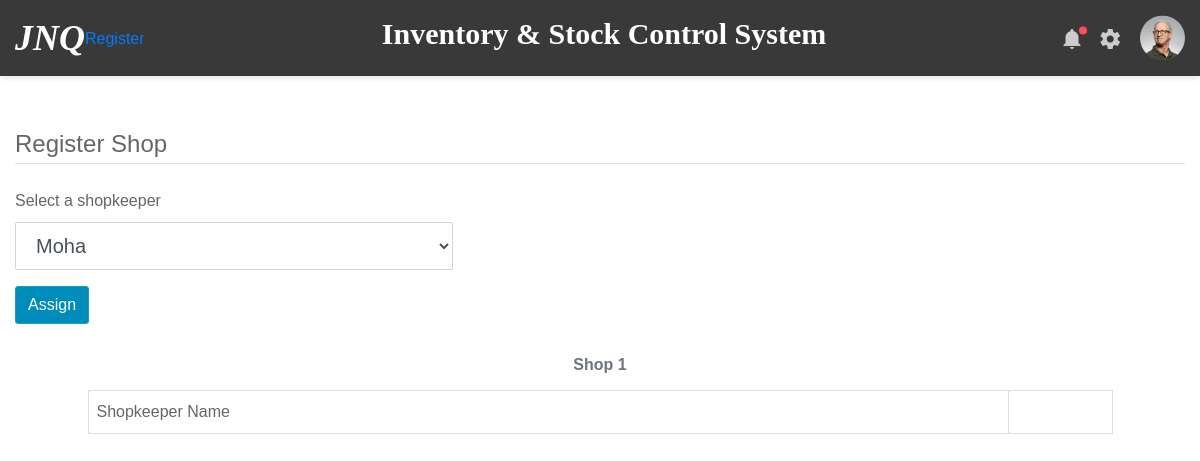
Before: /1/assign_shopkeeper with the older database file.
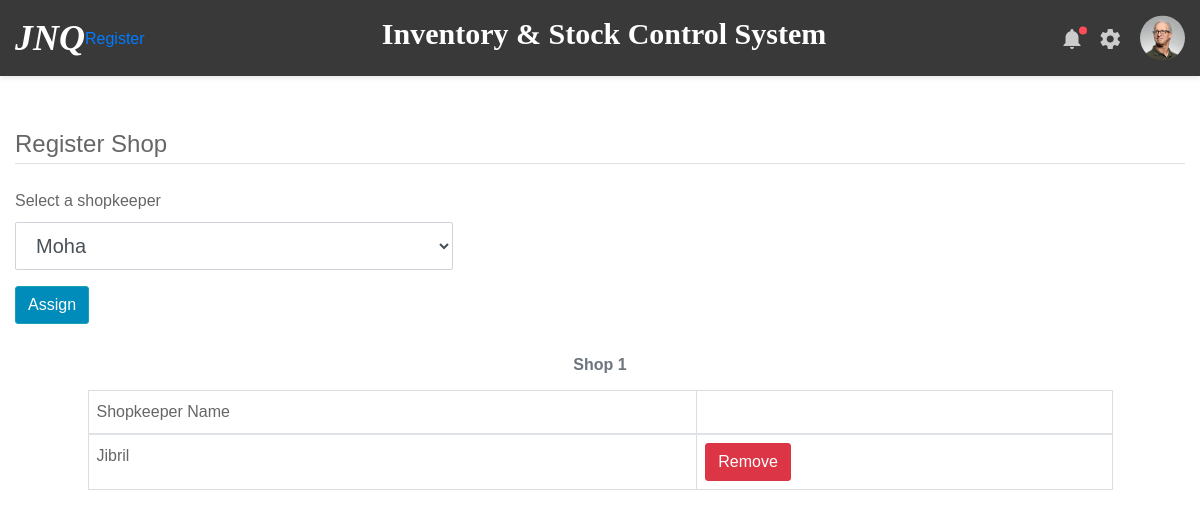
After: the same page with the newer database file.
### inventory/models.py (models this page shows)
class Shopkeeper(db.Model):
    id = db.Column(db.Integer, primary_key=True)
    shop_id = db.Column(db.Integer, db.ForeignKey('shop.id'))
    user_id = db.Column(db.Integer, db.ForeignKey('user.id'))

class User(db.Model, UserMixin):
    id = db.Column(db.Integer, primary_key=True)
    username = db.Column(db.String(50), unique=True, nullable=False)
    password = db.Column(db.String(100), nullable=False)
    user_role = db.Column(db.String(30), nullable=False)
    date_registered = db.Column(db.DateTime, default=datetime.now)
    shops = db.relationship('Shop', backref='staff', lazy=True)
    stores = db.relationship('Store', backref='staff', lazy=True)
    shopkeepers = db.relationship('Shopkeeper', backref='user_details', lazy=True)

### inventory/routes.py (the view, shortened to what this page needs)
@app.route('/<int:shop_id>/assign_shopkeeper', methods=['GET', 'POST'])
def assign_shopkeeper(shop_id):
    shop = Shop.query.get_or_404(shop_id)
    form = ShopKeeperRegistrationForm()
    form.populate_shopkeeper_choices()
    selected_staff_id = form.get_selected_shopkeeper_id()
    user = User.query.filter_by(id=selected_staff_id).first()
    return render_template('assign_shopkeeper.html', shop=shop, form=form)

### inventory/forms.py (shortened to what this page needs)
class ShopKeeperRegistrationForm(FlaskForm):
    shopkeeper = SelectField('Select a shopkeeper', choices=[])
    submit = SubmitField('Assign')
    def populate_shopkeeper_choices(self):
        self.shopkeeper.choices = [(user.id, user.username) for user in User.query.all()]
    def get_selected_shopkeeper_id(self):
        selected_shopkeeper_id = self.shopkeeper.data
        if selected_shopkeeper_id is not None:
            return int(selected_shopkeeper_id)
        else:
            return 0

### inventory/templates/assign_shopkeeper.html (shortened to what this page needs)
{% extends 'layout.html' %}
{% block content %}
    <div class="container form-group">
        <form action="" method="POST">
            <fieldset class="form-group">
                <legend class="border-bottom mt-2 mb-4">Register Shop</legend>
                <div class="row" id="registerForm">
                    <div class="form-group">
                        <div class="col-md-12">
                            {{ form.shopkeeper.label (class="form-control-label")}}
                            {% if form.shopkeeper.errors %}
                                {{ form.shopkeeper (class="form-control form-control-lg is-invalid")}}
                                <ul class="invalid-feedback">
                                    {% for error in form.shopkeeper.errors %}
                                        <span>{{ error }}</span>
                                    {% endfor %}
                                </ul>
                            {% else %}
                                {{ form.shopkeeper (class="form-control form-control-lg")}}
                            {% endif %}
                        </div>
                    </div>
                    <div>
                        <div class="col-md-6">
                            {{ form.submit (class="btn btn-outline-info", style="background-color: #008CBA; color: white;")}}
                        </div>
                    </div>
                </div>
            </fieldset>
        </form>
    </div>
    <div class="row">
        <table class="table col-10 m-auto">
            <thead>
                <caption style="caption-side: top; text-align: center"><span><strong>{{ shop.shop_name }}</strong></span></caption>
                <tr>
                    <td> Shopkeeper Name</td>
                    <td></td>
                </tr>
            </thead>
            <tbody>
            {% for shopkeeper in shop.shopkeepers %}
                <tr>
                    <td> {{shopkeeper.user_details.username }} </td>
                    <td><a data-toggle="modal" data-target="#deleteModal"><button class="btn btn-danger">Remove</button></a>
                    </td>
                </tr>
            </tbody>
            {% endfor %}
        </table>
    </div>
{% endblock %}

Changed rows visible on the page:
added Shopkeeper: user_details.username "Jibril"
